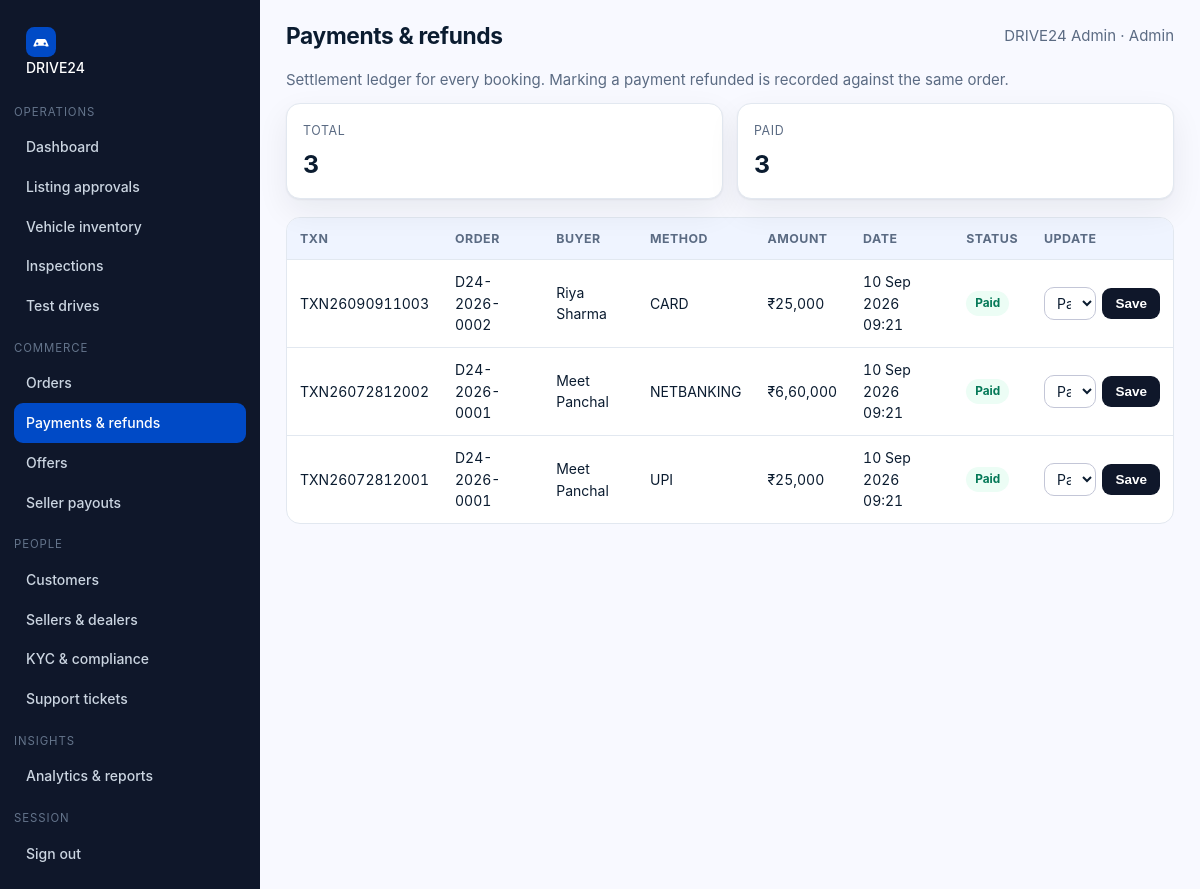
/admin/payments.php (signed in), run on the app's committed database.
### tables this page shows
CREATE TABLE users (
  id INT AUTO_INCREMENT PRIMARY KEY,
  name VARCHAR(120) NOT NULL,
  email VARCHAR(160) NOT NULL UNIQUE,
  mobile VARCHAR(20) DEFAULT NULL,
  password_hash VARCHAR(255) NOT NULL,
  role ENUM('buyer','seller','dealer','admin','support') NOT NULL DEFAULT 'buyer',
  city VARCHAR(80) DEFAULT NULL,
  company VARCHAR(120) DEFAULT NULL,
  kyc_status ENUM('pending','verified','rejected') NOT NULL DEFAULT 'pending',
  status ENUM('active','suspended') NOT NULL DEFAULT 'active',
  created_at TIMESTAMP DEFAULT CURRENT_TIMESTAMP
);

CREATE TABLE payments (
  id INT AUTO_INCREMENT PRIMARY KEY,
  order_id INT NOT NULL, txn_ref VARCHAR(60) NOT NULL,
  method ENUM('upi','card','netbanking','finance','wallet') NOT NULL DEFAULT 'upi',
  amount DECIMAL(12,2) NOT NULL,
  status ENUM('pending','paid','failed','refunded') NOT NULL DEFAULT 'pending',
  created_at TIMESTAMP DEFAULT CURRENT_TIMESTAMP,
  FOREIGN KEY (order_id) REFERENCES orders(id) ON DELETE CASCADE
);

CREATE TABLE orders (
  id INT AUTO_INCREMENT PRIMARY KEY,
  order_no VARCHAR(40) NOT NULL UNIQUE,
  listing_id INT NOT NULL, buyer_id INT NOT NULL,
  amount DECIMAL(12,2) NOT NULL, booking_amount DECIMAL(12,2) NOT NULL DEFAULT 0,
  finance_opted TINYINT(1) NOT NULL DEFAULT 0,
  loan_amount DECIMAL(12,2) DEFAULT 0, tenure_months SMALLINT DEFAULT 0,
  status ENUM('pending','confirmed','processing','in_transit','delivered','cancelled','returned') NOT NULL DEFAULT 'pending',
  delivery_city VARCHAR(80) DEFAULT NULL, delivery_address VARCHAR(255) DEFAULT NULL,
  delivery_date DATE DEFAULT NULL,
  created_at TIMESTAMP DEFAULT CURRENT_TIMESTAMP,
  FOREIGN KEY (listing_id) REFERENCES listings(id),
  FOREIGN KEY (buyer_id) REFERENCES users(id)
);

### includes/db.php (called while the page is built, shortened)
<?php
function config(?string $group = null): array
{
    static $config = null;
    if ($config === null) { $config = require __DIR__ . '/../config/config.php'; }
    return $group !== null ? ($config[$group] ?? []) : $config;
}
function db(): PDO
{
    static $pdo = null;
    if ($pdo instanceof PDO) { return $pdo; }
    $c = config('db');
    $dsn = "mysql:host={$c['host']};port={$c['port']};dbname={$c['name']};charset={$c['charset']}";
    $pdo = new PDO($dsn, $c['user'], $c['pass'], [
        PDO::ATTR_ERRMODE            => PDO::ERRMODE_EXCEPTION,
        PDO::ATTR_DEFAULT_FETCH_MODE => PDO::FETCH_ASSOC,
        PDO::ATTR_EMULATE_PREPARES   => false,
    ]);
    return $pdo;
}
function q(string $sql, array $params = []): PDOStatement
{
    $stmt = db()->prepare($sql);
    $stmt->execute($params);
    return $stmt;
}
function fetchAll(string $sql, array $params = []): array { return q($sql, $params)->fetchAll(); }
function fetchOne(string $sql, array $params = []): ?array
{
    $row = q($sql, $params)->fetch();
    return $row === false ? null : $row;
}

### admin/payments.php (the view, shortened to what this page needs)
<?php
require_once __DIR__ . '/../includes/admin_layout.php';
$admin = requireLogin('admin');
$statusCol = 'status';
$allowed = ['pending', 'paid', 'failed', 'refunded'];
$rows = fetchAll("SELECT p.*, o.order_no, u.name AS buyer FROM payments p JOIN orders o ON o.id = p.order_id JOIN users u ON u.id = o.buyer_id ORDER BY p.id DESC");
$counts = [];
foreach ($rows as $r) { $k = (string) $r[$statusCol]; $counts[$k] = ($counts[$k] ?? 0) + 1; }
adminHeader('Payments & refunds', 'payments');
?>
<p class="muted">Settlement ledger for every booking. Marking a payment refunded is recorded against the same order.</p>
<div class="kpis">
  <div class="kpi"><small>Total</small><b class="num"><?= count($rows) ?></b></div>
  <?php foreach ($counts as $k => $n): ?><div class="kpi"><small><?= e(ucfirst(str_replace('_', ' ', $k))) ?></small><b class="num"><?= (int) $n ?></b></div><?php endforeach; ?>
</div>
<div class="table-wrap" style="margin-top:14px"><table class="data">
  <thead><tr><th>Txn</th><th>Order</th><th>Buyer</th><th>Method</th><th>Amount</th><th>Date</th><th>Status</th><th>Update</th></tr></thead>
  <tbody>
  <?php foreach ($rows as $r): ?>
    <tr>
      <td class="num"><?= e((string) ((string) $r['txn_ref'])) ?></td>
      <td class="num"><?= e((string) ((string) $r['order_no'])) ?></td>
      <td><?= e((string) ((string) $r['buyer'])) ?></td>
      <td><?= e((string) (strtoupper((string) $r['method']))) ?></td>
      <td class="num"><?= e((string) (rupees($r['amount']))) ?></td>
      <td class="num"><?= e((string) (date('d M Y H:i', strtotime((string) $r['created_at'])))) ?></td>
      <td><?= statusBadge((string) $r[$statusCol]) ?></td>
      <td>
        <form method="post" style="display:flex;gap:6px;align-items:center">
          <select class="form-select" style="padding:6px 8px" name="status">
            <?php foreach ($allowed as $s): ?><option value="<?= e($s) ?>" <?= $r[$statusCol] === $s ? 'selected' : '' ?>><?= e(ucfirst(str_replace('_', ' ', $s))) ?></option><?php endforeach; ?>
          </select>
          <button class="btn btn-dark btn-sm" type="submit">Save</button>
        </form>
      </td>
    </tr>
  <?php endforeach; ?>
  </tbody></table></div>
<?php adminFooter(); ?>

### includes/admin_layout.php (shortened to what this page needs)
<?php
require_once __DIR__ . '/helpers.php';
function adminHeader(string $title, string $active = '', string $area = 'admin'): void
{
    $u = user();
    $adminMenu = [
        'Operations' => [
            'dashboard'   => ['Dashboard', 'admin/index.php'],
            'approvals'   => ['Listing approvals', 'admin/approvals.php'],
            'vehicles'    => ['Vehicle inventory', 'admin/vehicles.php'],
            'inspections' => ['Inspections', 'admin/inspections.php'],
            'testdrives'  => ['Test drives', 'admin/testdrives.php'],
        ],
        'Commerce' => [
            'orders'   => ['Orders', 'admin/orders.php'],
            'payments' => ['Payments &amp; refunds', 'admin/payments.php'],
            'offers'   => ['Offers', 'admin/offers.php'],
            'payouts'  => ['Seller payouts', 'admin/payouts.php'],
        ],
        'People' => [
            'customers' => ['Customers', 'admin/customers.php'],
            'sellers'   => ['Sellers &amp; dealers', 'admin/sellers.php'],
            'kyc'       => ['KYC &amp; compliance', 'admin/kyc.php'],
            'support'   => ['Support tickets', 'admin/support.php'],
        ],
        'Insights' => [
            'reports' => ['Analytics &amp; reports', 'admin/reports.php'],
        ],
    ];
    $sellerMenu = [
        'Seller portal' => [
            'dashboard'  => ['Dashboard', 'seller/dashboard.php'],
            'listings'   => ['My listings', 'seller/listings.php'],
            'offers'     => ['Offers', 'seller/offers.php'],
            'testdrives' => ['Test drives', 'seller/testdrives.php'],
            'payouts'    => ['Payouts', 'seller/payouts.php'],
        ],
        'Shortcuts' => [
            'new' => ['List a new car', 'sell.php'],
            'site' => ['Back to marketplace', 'index.php'],
        ],
    ];
    $menu = $area === 'admin' ? $adminMenu : $sellerMenu;
    ?><!DOCTYPE html>
<html lang="en">
<head>
<link rel="stylesheet" href="<?= e(base('assets/css/app.css')) ?>">
</head>
<body data-base="<?= e(rtrim(base(''), '/')) ?>" data-csrf="<?= e(csrfToken()) ?>">
<div class="admin-shell">
  <aside class="admin-side">
    <a class="brand" href="<?= e(base('index.php')) ?>"><img src="<?= e(base('assets/img/logo.svg')) ?>" alt="" width="30" height="30">DRIVE24</a>
    <?php foreach ($menu as $group => $items): ?>
      <div class="group"><?= e($group) ?></div>
      <?php foreach ($items as $key => $item): ?>
        <a class="<?= $active === $key ? 'active' : '' ?>" href="<?= e(base($item[1])) ?>"><?= $item[0] ?></a>
      <?php endforeach; ?>
    <?php endforeach; ?>
    <div class="group">Session</div>
    <a href="<?= e(base('logout.php')) ?>">Sign out</a>
  </aside>
  <section class="admin-main">
    <div class="admin-top">
      <h1><?= e($title) ?></h1>
      <div style="margin-left:auto" class="muted"><?= e($u['name'] ?? '') ?> &middot; <?= e(ucfirst((string) ($u['role'] ?? ''))) ?></div>
    </div>
<?php }
function adminFooter(): void
{
    ?>
  </section>
</div>
</body>
</html>
<?php }

### includes/helpers.php (shortened to what this page needs)
<?php
require_once __DIR__ . '/db.php';
function e(?string $value): string
{
    return htmlspecialchars((string) $value, ENT_QUOTES | ENT_SUBSTITUTE, 'UTF-8');
}
function base(string $path = ''): string
{
    $script = $_SERVER['SCRIPT_NAME'] ?? '/index.php';
    $dir = rtrim(str_replace('\\', '/', dirname($script)), '/');
    if (preg_match('#/(admin|seller|api)$#', $dir)) { $dir = rtrim(dirname($dir), '/'); }
    return ($dir === '' ? '' : $dir) . '/' . ltrim($path, '/');
}
function rupees(float|int|string|null $amount): string
{
    $n = (int) round((float) $amount);
    $sign = $n < 0 ? '-' : '';
    $s = (string) abs($n);
    if (strlen($s) > 3) {
        $last3 = substr($s, -3);
        $rest = preg_replace('/\B(?=(\d{2})+(?!\d))/', ',', substr($s, 0, -3));
        $s = $rest . ',' . $last3;
    }
    return $sign . "\u{20B9}" . $s;
}
function csrfToken(): string
{
    return $_SESSION['csrf'];
}
function user(): ?array
{
    static $cached = null;
    if ($cached !== null) { return $cached ?: null; }
    $id = $_SESSION['user_id'] ?? null;
    $row = fetchOne('SELECT id, name, email, mobile, role, city, kyc_status FROM users WHERE id = ? AND status = "active"', [$id]);
    $cached = $row ?: false;
    return $cached ?: null;
}
function requireLogin(?string $area = null): array
{
    $u = user();
    return $u;
}
function statusBadge(?string $status): string
{
    $status = (string) $status;
    $map = [
        'active' => 'ok', 'approved' => 'ok', 'paid' => 'ok', 'delivered' => 'ok', 'verified' => 'ok',
        'completed' => 'ok', 'accepted' => 'ok', 'sold' => 'ok',
        'pending' => 'warn', 'processing' => 'warn', 'scheduled' => 'warn', 'requested' => 'warn',
        'in_transit' => 'warn', 'countered' => 'warn',
        'confirmed' => 'info', 'reserved' => 'info', 'draft' => 'info', 'open' => 'info', 'new' => 'info',
        'rejected' => 'bad', 'failed' => 'bad', 'cancelled' => 'bad', 'returned' => 'bad', 'suspended' => 'bad',
    ];
    return '<span class="badge ' . ($map[$status] ?? 'info') . '">' . e(ucwords(str_replace('_', ' ', $status))) . '</span>';
}

### assets/css/app.css (style rules this page uses)
:root { --primary:#004ac6; --primary-600:#2563eb; --primary-700:#1d4ed8; --navy:#0f172a; --navy-2:#1e293b; --sky:#38bdf8; --bg:#f8f9ff; --surface:#ffffff; --surface-low:#eff4ff; --ink:#0b1c30; --muted:#5b6b83; --line:#e2e8f0; --line-strong:#c3c6d7; --ok:#10b981; --ok-bg:#ecfdf5; --warn:#f59e0b; --warn-bg:#fffbeb; --bad:#ef4444; --bad-bg:#fef2f2; --info-bg:#eff6ff; --radius:14px; --shadow:0 1px 2px rgba(15,23,42,.06),0 12px 32px rgba(15,23,42,.07); }
* { box-sizing:border-box }
html { -webkit-text-size-adjust:100% }
body { margin:0;font-family:Inter,"Segoe UI",system-ui,-apple-system,Arial,sans-serif;background:var(--bg);color:var(--ink);line-height:1.55;font-size:15px }
h1,h2,h3,h4 { font-family:"Plus Jakarta Sans",Inter,system-ui,Arial,sans-serif;line-height:1.22;margin:0 0 8px;letter-spacing:-.015em }
h1 { font-size:2rem }
p { margin:0 0 12px }
a { color:var(--primary-700);text-decoration:none }
img { max-width:100%;display:block }
.num { font-variant-numeric:tabular-nums }
.muted { color:var(--muted) }
.brand { display:flex;align-items:center;gap:10px;font-weight:800;font-size:1.15rem;color:var(--navy) }
.btn { display:inline-flex;align-items:center;justify-content:center;gap:8px;border:1px solid transparent;border-radius:10px;padding:10px 16px;font-weight:650;font-size:14.5px;cursor:pointer;background:var(--surface-low);color:var(--navy);transition:.15s }
.btn-dark { background:var(--navy);color:#fff }
.btn-sm { padding:7px 12px;font-size:13.5px;border-radius:9px }
.form-control,.form-select,textarea.form-control { width:100%;padding:10px 12px;border:1px solid var(--line-strong);border-radius:10px;background:#fff;font:inherit;color:var(--ink) }
.badge { display:inline-block;padding:3px 9px;border-radius:999px;font-size:11.8px;font-weight:700 }
.badge.ok { background:var(--ok-bg);color:#047857 }
.table-wrap { overflow:auto;background:#fff;border:1px solid var(--line);border-radius:var(--radius) }
table.data { width:100%;border-collapse:collapse;font-size:14px;min-width:640px }
table.data th { background:var(--surface-low);text-align:left;padding:11px 13px;font-size:12.4px;text-transform:uppercase;letter-spacing:.04em;color:var(--muted);border-bottom:1px solid var(--line) }
table.data td { padding:11px 13px;border-bottom:1px solid var(--line);vertical-align:middle }
table.data tr:last-child td { border-bottom:0 }
.admin-shell { display:grid;grid-template-columns:260px 1fr;min-height:100vh }
.admin-side { background:var(--navy);color:#cbd5e1;padding:18px 14px }
.admin-side .brand { color:#fff;margin-bottom:16px }
.admin-side .group { margin:14px 0 6px;font-size:11.4px;text-transform:uppercase;letter-spacing:.08em;color:#64748b }
.admin-side a { display:block;padding:9px 12px;border-radius:9px;color:#cbd5e1;font-size:14px;font-weight:550 }
.admin-side a.active { background:var(--primary);color:#fff }
.admin-main { padding:22px 26px;background:var(--bg) }
.admin-top { display:flex;align-items:center;gap:14px;margin-bottom:18px;flex-wrap:wrap }
.admin-top h1 { margin:0;font-size:1.42rem }
.kpis { display:grid;grid-template-columns:repeat(auto-fit,minmax(180px,1fr));gap:14px;margin-bottom:18px }
.kpi { background:#fff;border:1px solid var(--line);border-radius:var(--radius);padding:14px 16px;box-shadow:var(--shadow) }
.kpi small { color:var(--muted);font-size:12.4px;text-transform:uppercase;letter-spacing:.05em }
.kpi b { display:block;font-size:1.55rem;margin-top:4px }

### data on the page
users: name "DRIVE24 Admin", role "Admin"
payments: status "PAID", n "3", txn_ref "TXN26072812001", order.order_no "D24-2026-0001", users.name "Meet Panchal", method "UPI", amount "₹25,000", created_at "10 Sep 2026 09:21", status "Paid"
payments: txn_ref "TXN26090911003", order.order_no "D24-2026-0002", users.name "Riya Sharma", method "CARD", amount "₹25,000", created_at "10 Sep 2026 09:21", status "Paid"
payments: txn_ref "TXN26072812002", order.order_no "D24-2026-0001", users.name "Meet Panchal", method "NETBANKING", amount "₹6,60,000", created_at "10 Sep 2026 09:21", status "Paid"

### other printed values
$group "OPERATIONS"
$item[0] "Dashboard"
$item[0] "Listing approvals"
$item[0] "Vehicle inventory"
$item[0] "Inspections"
$item[0] "Test drives"
$group "COMMERCE"
$item[0] "Orders"
$item[0] "Payments & refunds"
$item[0] "Offers"
$item[0] "Seller payouts"
$group "PEOPLE"
$item[0] "Customers"
$item[0] "Sellers & dealers"
$item[0] "KYC & compliance"
